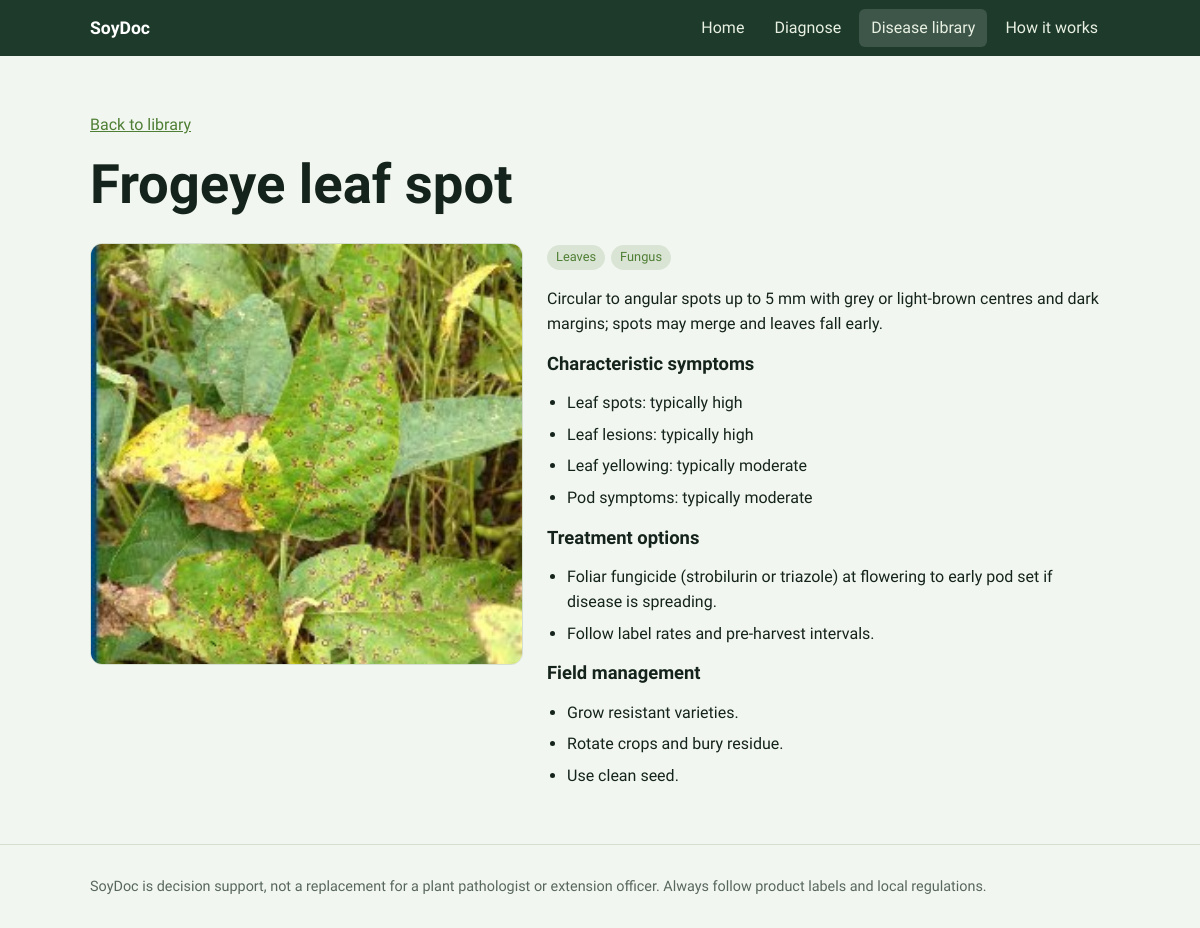
Page /library/frogeye on the committed database.
### tables this page shows
CREATE TABLE disease(Disease_ID TEXT PRIMARY KEY, Disease_Name TEXT, Description TEXT, Plant_Part TEXT, Cause TEXT, Image TEXT);

CREATE TABLE disease_symptom(Disease_ID TEXT, Symptom_ID TEXT, Severity TEXT, Rank INTEGER);

CREATE TABLE treatment(Treatment_ID INTEGER PRIMARY KEY AUTOINCREMENT, Disease_ID TEXT, Treatment TEXT, Management TEXT);

### app.py (the view)
@app.route("/library/<did>")
def disease(did):
    d, treat, manage, syms = disease_row(did)
    return render_template("disease.html", d=d, treat=treat, manage=manage, syms=syms)

### app.py (called while the page is built)
def db():
    if "db" not in g:
        g.db = sqlite3.connect(DB); g.db.row_factory = sqlite3.Row
    return g.db

def disease_row(did):
    d = db().execute("SELECT * FROM disease WHERE Disease_ID=?", (did,)).fetchone()
    if not d: abort(404)
    t = db().execute("SELECT Treatment, Management FROM treatment WHERE Disease_ID=?", (did,)).fetchall()
    sy = db().execute("SELECT Symptom_ID, Severity FROM disease_symptom WHERE Disease_ID=? ORDER BY Rank", (did,)).fetchall()
    return dict(d), [r["Treatment"] for r in t if r["Treatment"]], [r["Management"] for r in t if r["Management"]], [(SYM[r["Symptom_ID"]][1], r["Severity"]) for r in sy]

@app.context_processor
def helpers():
    return dict(level=lambda v: "None" if v < .05 else "Low" if v < .35 else "Moderate" if v < .65 else "High")

### templates/disease.html
{% extends "base.html" %}{% block title %}{{ d.Disease_Name }}{% endblock %}{% block body %}
<section><div class="wrap"><p><a href="/library">Back to library</a></p><h1>{{ d.Disease_Name }}</h1>
<div class="result"><div class="card">{% if d.Image %}<img src="/static/img/{{ d.Image }}.jpg" alt="{{ d.Disease_Name }}" style="height:auto;max-height:420px">{% else %}<div class="ph">No photo available</div>{% endif %}</div>
<div><span class="tag">{{ d.Plant_Part }}</span><span class="tag">{{ d.Cause }}</span><p>{{ d.Description }}</p>
<h3>Characteristic symptoms</h3><ul class="clean">{% for n,l in syms %}<li>{{ n }}: typically {{ l|lower }}</li>{% endfor %}</ul>
<h3>Treatment options</h3><ul class="clean">{% for t in treat %}<li>{{ t }}</li>{% endfor %}</ul>
<h3>Field management</h3><ul class="clean">{% for m in manage %}<li>{{ m }}</li>{% endfor %}</ul></div></div></div></section>{% endblock %}

### static/css/style.css (style rules this page uses)
:root { --ink:#14231b;--soil:#1e3a2b;--leaf:#4f7f35;--pod:#d89a1d;--bg:#f2f6f0;--card:#fff;--line:#d5dfd0;--red:#b3412f;--mut:#58675d }
* { box-sizing:border-box }
html { scroll-padding-top:70px }
body { margin:0;font:16px/1.6 "Source Sans 3",system-ui,sans-serif;background:var(--bg);color:var(--ink) }
h1,h2,h3 { font-family:"Bricolage Grotesque","Source Sans 3",sans-serif;line-height:1.15;margin:0 0 .5em;font-weight:700 }
h1 { font-size:clamp(2rem,5vw,3.4rem) }
h3 { font-size:1.15rem }
a { color:var(--leaf) }
.wrap { max-width:1060px;margin:0 auto;padding:0 20px }
section { padding:40px 0 }
.card { background:var(--card);border:1px solid var(--line);border-radius:12px;overflow:hidden }
.card img,.ph { width:100%;height:170px;object-fit:cover;display:block }
.tag { display:inline-block;font-size:.8rem;padding:2px 9px;border-radius:99px;background:rgba(79,127,53,.15);color:var(--leaf);margin-right:6px }
.result { display:grid;gap:24px;grid-template-columns:1fr 1.3fr;align-items:start }
ul.clean { padding-left:20px }
ul.clean li { margin:6px 0 }

### rows in the picture
disease: Disease_Name "Frogeye leaf spot", Image (picture), Plant_Part "Leaves", Cause "Fungus", Description "Circular to angular spots up to 5 mm with grey or light-brown centres and dark margins; spots may merge and leaves fall early."
disease_symptom: n "Leaf spots", Severity "high"
disease_symptom: n "Leaf lesions", Severity "high"
disease_symptom: n "Leaf yellowing", Severity "moderate"
disease_symptom: n "Pod symptoms", Severity "moderate"
treatment: Treatment "Foliar fungicide (strobilurin or triazole) at flowering to early pod set if disease is spreading."
treatment: Treatment "Follow label rates and pre-harvest intervals."
treatment: Management "Grow resistant varieties."
treatment: Management "Rotate crops and bury residue."
treatment: Management "Use clean seed."
